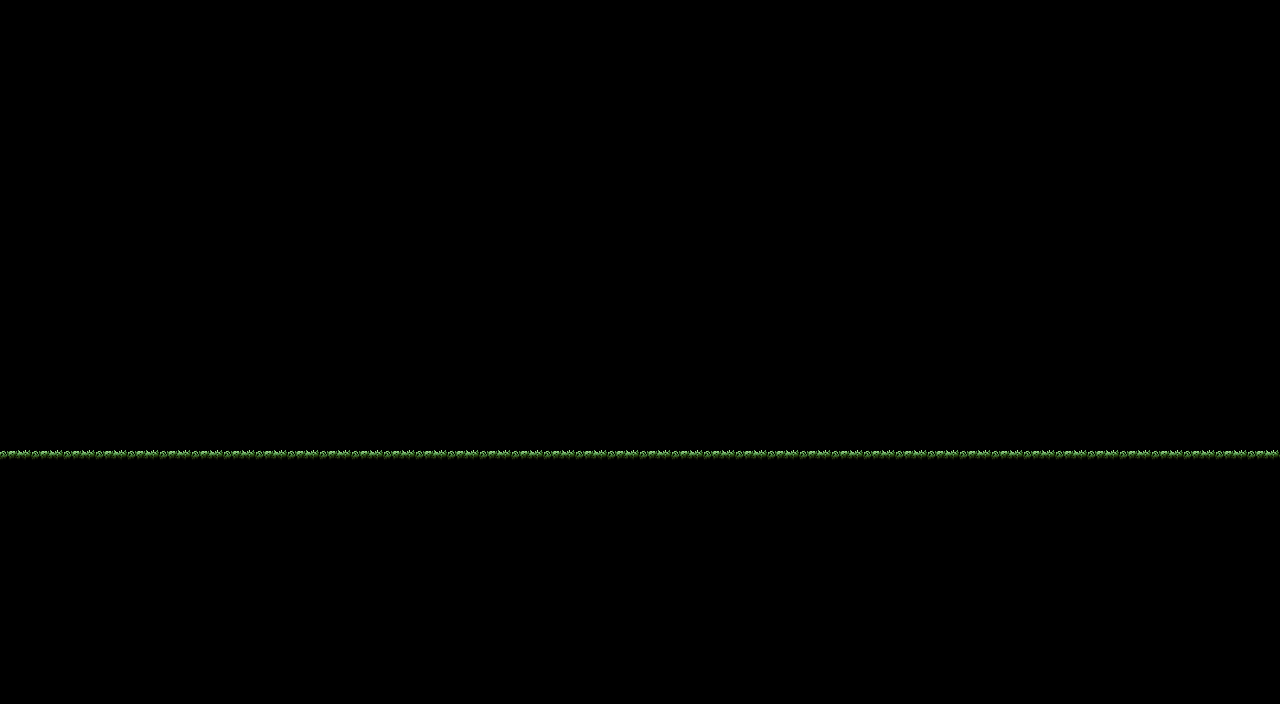

A level layout from a 2D game, rendered from its tile map. Below: a short description, then the map file with its tile-grid data intact:
An orthogonal 40x22 tile map with 32x32 px tiles, 1 tile layer (Tile Layer 1).

<map version="1.10" tiledversion="1.11.2" orientation="orthogonal" renderorder="right-down" width="40" height="22" tilewidth="32" tileheight="32" infinite="0" nextlayerid="4" nextobjectid="1">
 <tileset firstgid="1" source="../Mossy Tileset.tsx" />
 <layer id="1" name="Tile Layer 1" width="40" height="22">
  <data encoding="csv">
0,0,0,0,0,0,0,0,0,0,0,0,0,0,0,0,0,0,0,0,0,0,0,0,0,0,0,0,0,0,0,0,0,0,0,0,0,0,0,0,
0,0,0,0,0,0,0,0,0,0,0,0,0,0,0,0,0,0,0,0,0,0,0,0,0,0,0,0,0,0,0,0,0,0,0,0,0,0,0,0,
0,0,0,0,0,0,0,0,0,0,0,0,0,0,0,0,0,0,0,0,0,0,0,0,0,0,0,0,0,0,0,0,0,0,0,0,0,0,0,0,
0,0,0,0,0,0,0,0,0,0,0,0,0,0,0,0,0,0,0,0,0,0,0,0,0,0,0,0,0,0,0,0,0,0,0,0,0,0,0,0,
0,0,0,0,0,0,0,0,0,0,0,0,0,0,0,0,0,0,0,0,0,0,0,0,0,0,0,0,0,0,0,0,0,0,0,0,0,0,0,0,
0,0,0,0,0,0,0,0,0,0,0,0,0,0,0,0,0,0,0,0,0,0,0,0,0,0,0,0,0,0,0,0,0,0,0,0,0,0,0,0,
0,0,0,0,0,0,0,0,0,0,0,0,0,0,0,0,0,0,0,0,0,0,0,0,0,0,0,0,0,0,0,0,0,0,0,0,0,0,0,0,
0,0,0,0,0,0,0,0,0,0,0,0,0,0,0,0,0,0,0,0,0,0,0,0,0,0,0,0,0,0,0,0,0,0,0,0,0,0,0,0,
0,0,0,0,0,0,0,0,0,0,0,0,0,0,0,0,0,0,0,0,0,0,0,0,0,0,0,0,0,0,0,0,0,0,0,0,0,0,0,0,
0,0,0,0,0,0,0,0,0,0,0,0,0,0,0,0,0,0,0,0,0,0,0,0,0,0,0,0,0,0,0,0,0,0,0,0,0,0,0,0,
0,0,0,0,0,0,0,0,0,0,0,0,0,0,0,0,0,0,0,0,0,0,0,0,0,0,0,0,0,0,0,0,0,0,0,0,0,0,0,0,
0,0,0,0,0,0,0,0,0,0,0,0,0,0,0,0,0,0,0,0,0,0,0,0,0,0,0,0,0,0,0,0,0,0,0,0,0,0,0,0,
0,0,0,0,0,0,0,0,0,0,0,0,0,0,0,0,0,0,0,0,0,0,0,0,0,0,0,0,0,0,0,0,0,0,0,0,0,0,0,0,
0,0,0,0,0,0,0,0,0,0,0,0,0,0,0,0,0,0,0,0,0,0,0,0,0,0,0,0,0,0,0,0,0,0,0,0,0,0,0,0,
2,2,2,2,2,2,2,2,2,2,2,2,2,2,2,2,2,2,2,2,2,2,2,2,2,2,2,2,2,2,2,2,2,2,2,2,2,2,2,2,
9,9,9,9,9,9,9,9,9,9,9,9,9,9,9,9,9,9,9,9,9,9,9,9,9,9,9,9,9,9,9,9,9,9,9,9,9,9,9,9,
9,9,9,9,9,9,9,9,9,9,9,9,9,9,9,9,9,9,9,9,9,9,9,9,9,9,9,9,9,9,9,9,9,9,9,9,9,9,9,9,
9,9,9,9,9,9,9,9,9,9,9,9,9,9,9,9,9,9,9,9,9,9,9,9,9,9,9,9,9,9,9,9,9,9,9,9,9,9,9,9,
9,9,9,9,9,9,9,9,9,9,9,9,9,9,9,9,9,9,9,9,9,9,9,9,9,9,9,9,9,9,9,9,9,9,9,9,9,9,9,9,
9,9,9,9,9,9,9,9,9,9,9,9,9,9,9,9,9,9,9,9,9,9,9,9,9,9,9,9,9,9,9,9,9,9,9,9,9,9,9,9,
9,9,9,9,9,9,9,9,9,9,9,9,9,9,9,9,9,9,9,9,9,9,9,9,9,9,9,9,9,9,9,9,9,9,9,9,9,9,9,9,
9,9,9,9,9,9,9,9,9,9,9,9,9,9,9,9,9,9,9,9,9,9,9,9,9,9,9,9,9,9,9,9,9,9,9,9,9,9,9,9
</data>
 </layer>
 <objectgroup id="2" name="Object Layer 1" />
</map>
